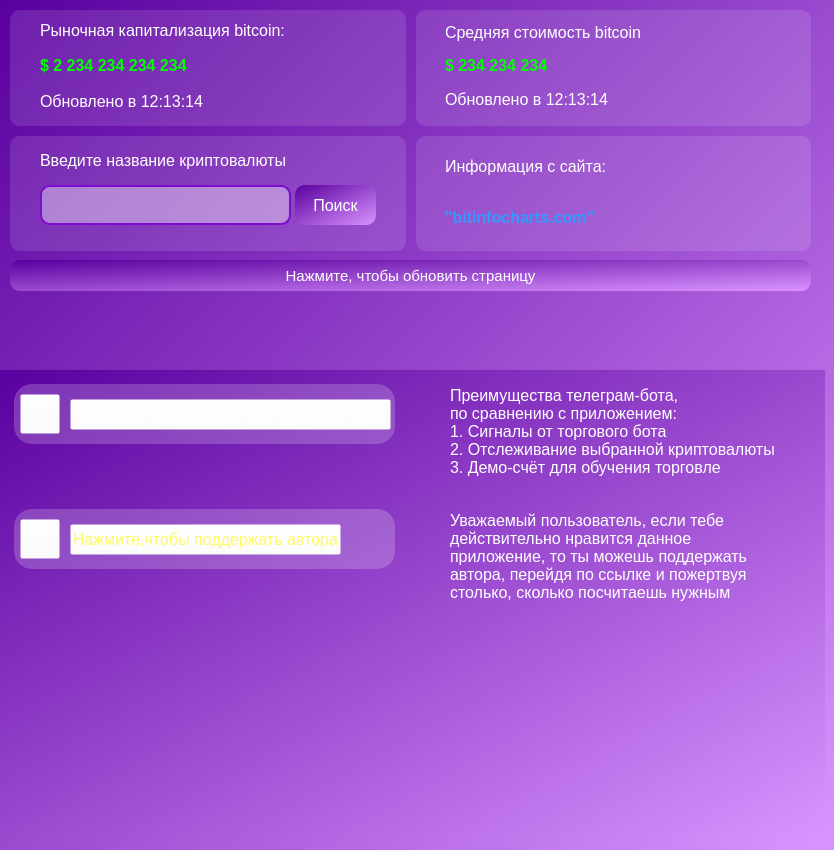
    <widget class="QWidget" name="item_page">
     <property name="styleSheet">
      <string notr="true">background: qlineargradient(spread:pad, x1:0, y1:0, x2:1, y2:1, stop:0 rgba(89, 0, 159, 255), stop:1  rgba(218, 148, 255, 255));</string>
     </property>
     <attribute name="title">
      <string>   Криптовалюта   </string>
     </attribute>
     <widget class="QFrame" name="Main_frame_item">
      <property name="geometry">
       <rect>
        <x>10</x>
        <y>10</y>
        <width>801</width>
        <height>241</height>
       </rect>
      </property>
      <property name="styleSheet">
       <string notr="true">background: rgba(255,255,255,0)</string>
      </property>
      <layout class="QVBoxLayout" name="verticalLayout_6">
       <property name="spacing">
        <number>10</number>
       </property>
       <property name="leftMargin">
        <number>0</number>
       </property>
       <property name="topMargin">
        <number>0</number>
       </property>
       <property name="rightMargin">
        <number>0</number>
       </property>
       <property name="bottomMargin">
        <number>0</number>
       </property>
       <item>
        <widget class="QFrame" name="Capitalization_frame_2">
         <property name="styleSheet">
          <string notr="true">background-color: rgb(255,255,255,0);</string>
         </property>
         <layout class="QHBoxLayout" name="horizontalLayout_2">
          <property name="spacing">
           <number>10</number>
          </property>
          <property name="leftMargin">
           <number>0</number>
          </property>
          <property name="topMargin">
           <number>0</number>
          </property>
          <property name="rightMargin">
           <number>0</number>
          </property>
          <property name="bottomMargin">
           <number>0</number>
          </property>
          <item>
           <widget class="QLabel" name="Change_capitalization_label_2">
            <property name="styleSheet">
             <string notr="true">background-color: rgb(255,255,255,30);
border-radius: 10px
</string>
            </property>
            <property name="text">
             <string/>
            </property>
           </widget>
          </item>
          <item>
           <widget class="QLabel" name="Capitalization_label_2">
            <property name="styleSheet">
             <string notr="true">background-color: rgb(255,255,255,30);
border-radius: 10px
</string>
            </property>
            <property name="text">
             <string/>
            </property>
           </widget>
          </item>
         </layout>
        </widget>
       </item>
       <item>
        <widget class="QFrame" name="Volume_frame_2">
         <property name="styleSheet">
          <string notr="true">background-color: rgb(255,255,255,0);</string>
         </property>
         <layout class="QHBoxLayout" name="horizontalLayout_7">
          <property name="spacing">
           <number>10</number>
          </property>
          <property name="leftMargin">
           <number>0</number>
          </property>
          <property name="topMargin">
           <number>0</number>
          </property>
          <property name="rightMargin">
           <number>0</number>
          </property>
          <property name="bottomMargin">
           <number>0</number>
          </property>
          <item>
           <widget class="QLabel" name="Change_volume_label_2">
            <property name="styleSheet">
             <string notr="true">background-color: rgb(255,255,255,30);
border-radius: 10px
</string>
            </property>
            <property name="text">
             <string/>
            </property>
           </widget>
          </item>
          <item>
           <widget class="QLabel" name="Volume_label_2">
            <property name="styleSheet">
             <string notr="true">background-color: rgb(255,255,255,30);
border-radius: 10px
</string>
            </property>
            <property name="text">
             <string/>
            </property>
           </widget>
          </item>
         </layout>
        </widget>
       </item>
      </layout>
     </widget>
     <widget class="QFrame" name="Value_capitalization_frame_2">
      <property name="geometry">
       <rect>
        <x>40</x>
        <y>15</y>
        <width>331</width>
        <height>101</height>
       </rect>
      </property>
      <property name="styleSheet">
       <string notr="true">background: rgba(255,255,255,0)</string>
      </property>
      <layout class="QVBoxLayout" name="verticalLayout_9">
       <property name="leftMargin">
        <number>0</number>
       </property>
       <property name="topMargin">
        <number>0</number>
       </property>
       <property name="rightMargin">
        <number>0</number>
       </property>
       <property name="bottomMargin">
        <number>0</number>
       </property>
       <item>
        <widget class="QLabel" name="Text_item_capitalization_label">
         <property name="font">
          <font>
           <pointsize>-1</pointsize>
          </font>
         </property>
         <property name="styleSheet">
          <string notr="true">font-size: 16px;
color: rgb(255,255,255);
background: rgba(255,255,255,0);</string>
         </property>
         <property name="text">
          <string>Рыночная капитализация bitcoin:</string>
         </property>
        </widget>
       </item>
       <item>
        <widget class="QLabel" name="Value_item_capitalization_label">
         <property name="styleSheet">
          <string notr="true">font-size: 16px;
color: rgb(0,255,0);
background: rgba(255,255,255,0);
font-weight: bold</string>
         </property>
         <property name="text">
          <string>$ 2 234 234 234 234</string>
         </property>
        </widget>
       </item>
       <item>
        <widget class="QLabel" name="Time_update_item_capitalization_label">
         <property name="styleSheet">
          <string notr="true">font-size: 16px;
color: rgb(255,255,255)</string>
         </property>
         <property name="text">
          <string>Обновлено в 12:13:14</string>
         </property>
        </widget>
       </item>
      </layout>
     </widget>
     <widget class="QFrame" name="Change_capitalization_frame_2">
      <property name="geometry">
       <rect>
        <x>445</x>
        <y>15</y>
        <width>331</width>
        <height>101</height>
       </rect>
      </property>
      <property name="styleSheet">
       <string notr="true">background: rgba(255,255,255,0)</string>
      </property>
      <layout class="QVBoxLayout" name="verticalLayout_11">
       <property name="spacing">
        <number>0</number>
       </property>
       <property name="leftMargin">
        <number>0</number>
       </property>
       <property name="topMargin">
        <number>0</number>
       </property>
       <property name="rightMargin">
        <number>0</number>
       </property>
       <property name="bottomMargin">
        <number>0</number>
       </property>
       <item>
        <widget class="QLabel" name="Text_avarage_item_price_label">
         <property name="font">
          <font>
           <pointsize>-1</pointsize>
          </font>
         </property>
         <property name="styleSheet">
          <string notr="true">font-size: 16px;
color: rgb(255,255,255);
background: rgba(255,255,255,0);</string>
         </property>
         <property name="text">
          <string>Средняя стоимость bitcoin</string>
         </property>
        </widget>
       </item>
       <item>
        <widget class="QLabel" name="Value_change_avarage_item_price_label">
         <property name="styleSheet">
          <string notr="true">font-size: 16px;
color: rgb(0,255,0);
background: rgba(255,255,255,0);
font-weight: bold</string>
         </property>
         <property name="text">
          <string>$ 234 234 234</string>
         </property>
        </widget>
       </item>
       <item>
        <widget class="QLabel" name="Time_update_avarage_item_price_label">
         <property name="styleSheet">
          <string notr="true">font-size: 16px;
color: rgb(255,255,255)</string>
         </property>
         <property name="text">
          <string>Обновлено в 12:13:14</string>
         </property>
        </widget>
       </item>
      </layout>
     </widget>
     <widget class="QFrame" name="Change_volume_frame_2">
      <property name="geometry">
       <rect>
        <x>445</x>
        <y>141</y>
        <width>331</width>
        <height>101</height>
       </rect>
      </property>
      <property name="styleSheet">
       <string notr="true">background: rgba(255,255,255,0)</string>
      </property>
      <layout class="QVBoxLayout" name="verticalLayout_12">
       <property name="spacing">
        <number>0</number>
       </property>
       <property name="leftMargin">
        <number>0</number>
       </property>
       <property name="topMargin">
        <number>0</number>
       </property>
       <property name="rightMargin">
        <number>0</number>
       </property>
       <property name="bottomMargin">
        <number>0</number>
       </property>
       <item>
        <widget class="QLabel" name="Text_information_source_label_2">
         <property name="font">
          <font>
           <pointsize>-1</pointsize>
          </font>
         </property>
         <property name="styleSheet">
          <string notr="true">font-size: 16px;
color: rgb(255,255,255);
background: rgba(255,255,255,0);</string>
         </property>
         <property name="text">
          <string>Информация с сайта:</string>
         </property>
        </widget>
       </item>
       <item>
        <widget class="QLabel" name="Value_information_source_label_2">
         <property name="styleSheet">
          <string notr="true">font-size: 16px;
color: rgb(51,153,255);
background: rgba(255,255,255,0);
font-weight: bold</string>
         </property>
         <property name="text">
          <string>&quot;bitinfocharts.com&quot;</string>
         </property>
        </widget>
       </item>
      </layout>
     </widget>
     <widget class="QLineEdit" name="Input_item_lineEdit">
      <property name="geometry">
       <rect>
        <x>40</x>
        <y>185</y>
        <width>251</width>
        <height>40</height>
       </rect>
      </property>
      <property name="styleSheet">
       <string notr="true">background: rgba(255,255,255,100);
border: 2px solid rgb(125, 13, 204);
border-radius: 10px;
font-size: 16px</string>
      </property>
     </widget>
     <widget class="QLabel" name="label">
      <property name="geometry">
       <rect>
        <x>40</x>
        <y>145</y>
        <width>251</width>
        <height>31</height>
       </rect>
      </property>
      <property name="styleSheet">
       <string notr="true">background: none;
color: white;
font-size: 16px</string>
      </property>
      <property name="text">
       <string>Введите название криптовалюты</string>
      </property>
     </widget>
     <widget class="QToolButton" name="Get_input_Button">
      <property name="geometry">
       <rect>
        <x>295</x>
        <y>185</y>
        <width>81</width>
        <height>40</height>
       </rect>
      </property>
      <property name="styleSheet">
       <string notr="true">font-size: 16px;
color: white;
border-radius: 10px</string>
      </property>
      <property name="text">
       <string>Поиск</string>
      </property>
     </widget>
     <widget class="QToolButton" name="Update_item_Button">
      <property name="geometry">
       <rect>
        <x>10</x>
        <y>260</y>
        <width>801</width>
        <height>31</height>
       </rect>
      </property>
      <property name="styleSheet">
       <string notr="true">color: rgb(255,255,255);
font-size: 15px;
border-radius: 10px</string>
      </property>
      <property name="text">
       <string>Нажмите, чтобы обновить страницу</string>
      </property>
     </widget>
     <widget class="QLabel" name="Footer_label_2">
      <property name="geometry">
       <rect>
        <x>0</x>
        <y>370</y>
        <width>825</width>
        <height>471</height>
       </rect>
      </property>
      <property name="text">
       <string/>
      </property>
     </widget>
     <widget class="QLabel" name="Description_telegram_bot_label_2">
      <property name="geometry">
       <rect>
        <x>450</x>
        <y>384</y>
        <width>331</width>
        <height>95</height>
       </rect>
      </property>
      <property name="styleSheet">
       <string notr="true">background: rgba(255,255,255,0);
color: rgb(255,255,255);
font-size: 16px</string>
      </property>
      <property name="text">
       <string>Преимущества телеграм-бота,
по сравнению с приложением:
1. Сигналы от торгового бота
2. Отслеживание выбранной криптовалюты
3. Демо-счёт для обучения торговле</string>
      </property>
     </widget>
     <widget class="QLabel" name="Description_support_the_autor_label_2">
      <property name="geometry">
       <rect>
        <x>450</x>
        <y>509</y>
        <width>331</width>
        <height>95</height>
       </rect>
      </property>
      <property name="styleSheet">
       <string notr="true">background: rgba(255,255,255,0);
color: rgb(255,255,255);
font-size: 16px</string>
      </property>
      <property name="text">
       <string>Уважаемый пользователь, если тебе
действительно нравится данное
приложение, то ты можешь поддержать
автора, перейдя по ссылке и пожертвуя
столько, сколько посчитаешь нужным</string>
      </property>
     </widget>
     <widget class="QPushButton" name="Coin_text_Button_2">
      <property name="geometry">
       <rect>
        <x>70</x>
        <y>524</y>
        <width>271</width>
        <height>31</height>
       </rect>
      </property>
      <property name="styleSheet">
       <string notr="true">font-size: 16px;
color: rgb(255,249,61);
background: rgba(255,255,255,0)</string>
      </property>
      <property name="text">
       <string>Нажмите,чтобы поддержать автора</string>
      </property>
     </widget>
     <widget class="QPushButton" name="Telegram_text_Button_2">
      <property name="geometry">
       <rect>
        <x>70</x>
        <y>399</y>
        <width>321</width>
        <height>31</height>
       </rect>
      </property>
      <property name="styleSheet">
       <string notr="true">font-size: 16px;
color: rgb(255,255,255);
background: rgba(255,255,255,0)</string>
      </property>
      <property name="text">
       <string>Нажмите, чтобы перейти в телеграм-бота</string>
      </property>
     </widget>
     <widget class="QPushButton" name="Switch_to_telegram_bot_Button_2">
      <property name="geometry">
       <rect>
        <x>14</x>
        <y>384</y>
        <width>381</width>
        <height>60</height>
       </rect>
      </property>
      <property name="styleSheet">
       <string notr="true">background-color: rgb(255,255,255,50);
border-radius: 18px</string>
      </property>
      <property name="text">
       <string/>
      </property>
     </widget>
     <widget class="QPushButton" name="Switch_to_support_the_autor_Button_2">
      <property name="geometry">
       <rect>
        <x>14</x>
        <y>509</y>
        <width>381</width>
        <height>60</height>
       </rect>
      </property>
      <property name="styleSheet">
       <string notr="true">background-color: rgb(255,255,255,50);
border-radius: 18px</string>
      </property>
      <property name="text">
       <string/>
      </property>
     </widget>
     <widget class="QPushButton" name="Telegram_Icon_Button_2">
      <property name="geometry">
       <rect>
        <x>20</x>
        <y>394</y>
        <width>40</width>
        <height>40</height>
       </rect>
      </property>
      <property name="styleSheet">
       <string notr="true">background: rgba(255,255,255,0);
text-align: end;</string>
      </property>
      <property name="text">
       <string/>
      </property>
      <property name="icon">
       <iconset resource="res-rc.qrc">
        <normaloff>:/icons/icons/icons8-телеграм-96.png</normaloff>:/icons/icons/icons8-телеграм-96.png</iconset>
      </property>
      <property name="iconSize">
       <size>
        <width>40</width>
        <height>40</height>
       </size>
      </property>
     </widget>
     <widget class="QPushButton" name="Coin_Icon_Button_2">
      <property name="geometry">
       <rect>
        <x>20</x>
        <y>519</y>
        <width>40</width>
        <height>40</height>
       </rect>
      </property>
      <property name="styleSheet">
       <string notr="true">background: rgba(255,255,255,0);
text-align: end;</string>
      </property>
      <property name="text">
       <string/>
      </property>
      <property name="icon">
       <iconset resource="res-rc.qrc">
        <normaloff>:/icons/icons/coin.png</normaloff>:/icons/icons/coin.png</iconset>
      </property>
      <property name="iconSize">
       <size>
        <width>40</width>
        <height>40</height>
       </size>
      </property>
     </widget>
    </widget>
